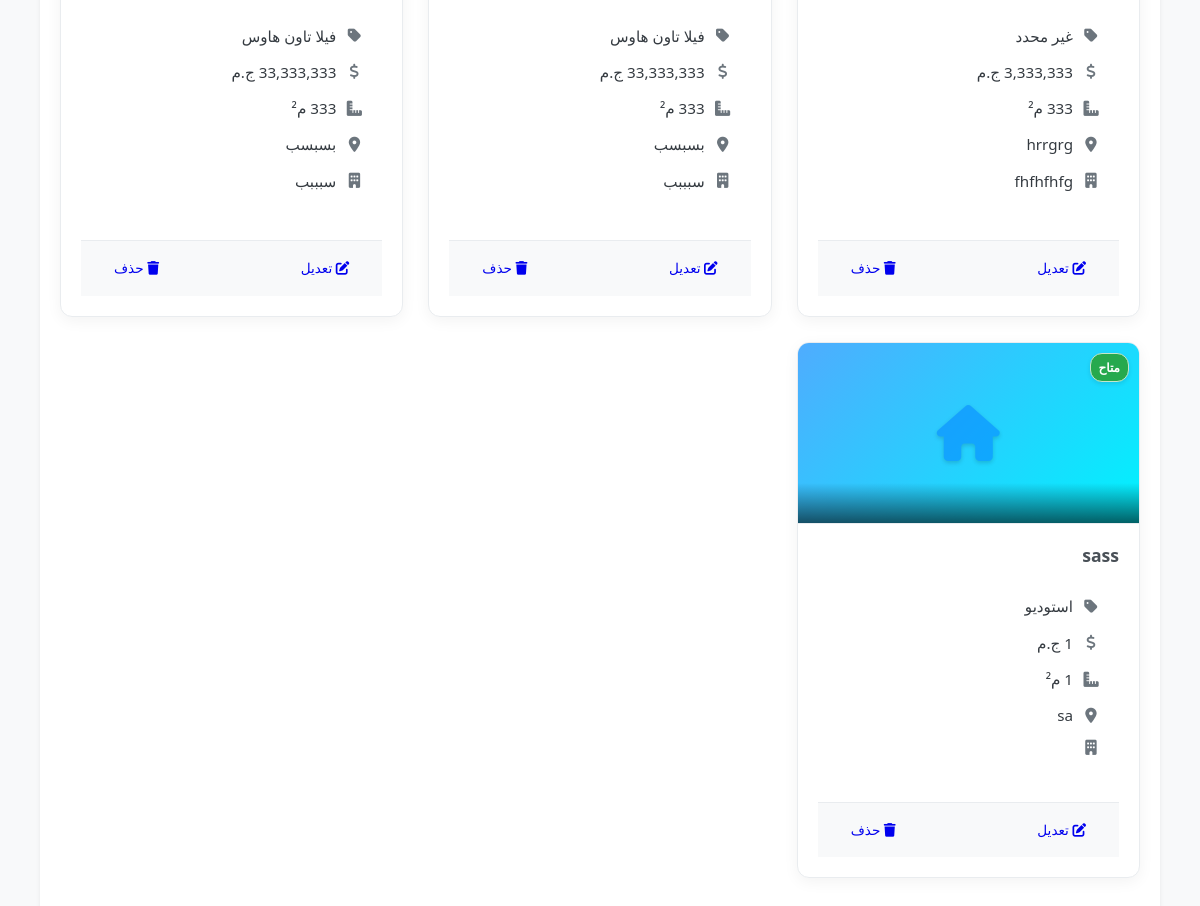
The app's page /index_properties.php?view=card (signed in, lower part), older data.
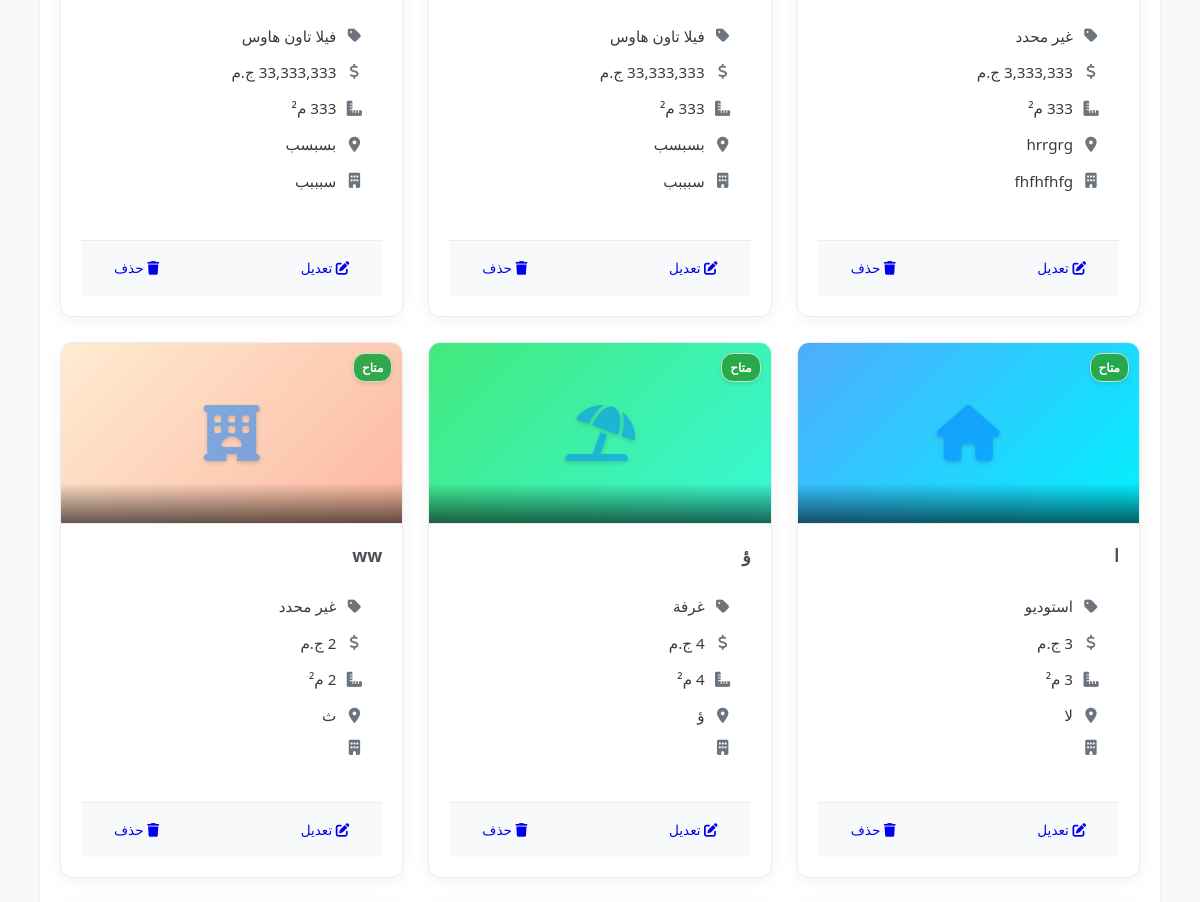
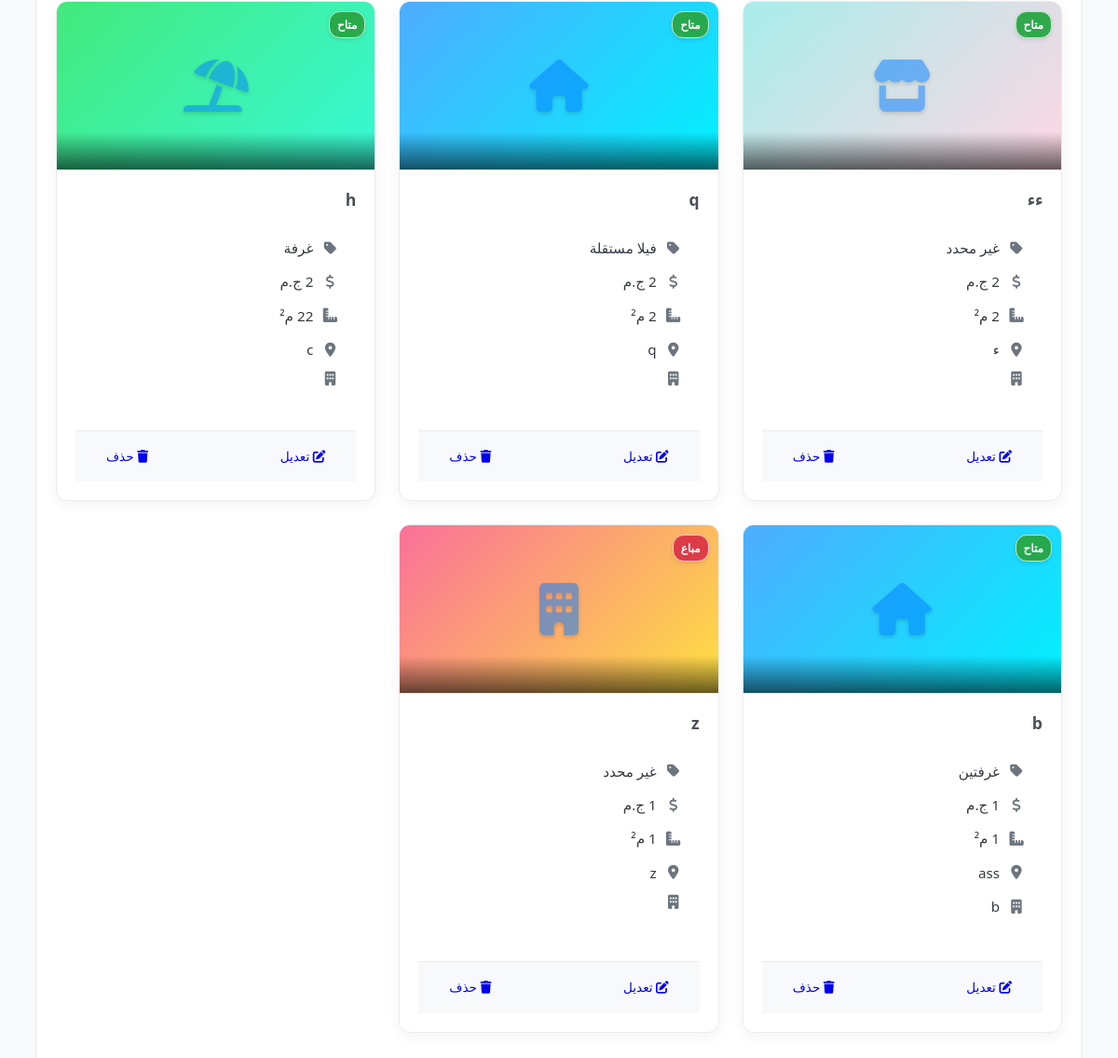
The same page, newer data (2 pictures, top to bottom).
### tables this page shows
CREATE TABLE `properties` (
  `PropertyID` int(11) NOT NULL,
  `PropertyTypeID` int(11) NOT NULL COMMENT 'FK to PropertyTypes',
  `Title` varchar(255) NOT NULL,
  `Description` text DEFAULT NULL,
  `Location` varchar(255) DEFAULT NULL,
  `Price` decimal(15,2) DEFAULT NULL,
  `Area` decimal(10,2) DEFAULT NULL,
  `Bedrooms` int(11) DEFAULT NULL,
  `Bathrooms` int(11) DEFAULT NULL,
  `Status` enum('available','sold','rented','unavailable') DEFAULT 'available',
  `DateAdded` timestamp NULL DEFAULT current_timestamp(),
  `EmployeeID` int(11) DEFAULT NULL COMMENT 'FK to Employees who added it',
  `unit_design_id` int(11) DEFAULT NULL COMMENT 'FK to PropertyUnitDesigns',
  `finishing_type_id` int(11) DEFAULT NULL COMMENT 'FK to PropertyFinishingTypes',
  `compound_area` decimal(12,2) DEFAULT NULL,
  `down_payment_percentage` decimal(5,2) DEFAULT NULL,
  `payment_years` int(11) DEFAULT NULL,
  `delivery_date` date DEFAULT NULL,
  `ProjectName` varchar(255) DEFAULT NULL,
  `min_price` decimal(15,2) DEFAULT NULL,
  `max_price` decimal(15,2) DEFAULT NULL,
  `min_area` decimal(10,2) DEFAULT NULL,
  `max_area` decimal(10,2) DEFAULT NULL,
  `avg_area` decimal(10,2) DEFAULT NULL,
  `district` varchar(100) DEFAULT NULL,
  `governorate` varchar(100) DEFAULT NULL,
  `company_name` varchar(150) DEFAULT NULL,
  `FloorsCount` int(11) DEFAULT NULL,
  `sales_manager_name` varchar(255) DEFAULT NULL,
  `sales_manager_phone` varchar(50) DEFAULT NULL,
  `salesperson_name` varchar(255) DEFAULT NULL,
  `salesperson_phone` varchar(50) DEFAULT NULL
);

CREATE TABLE `propertyunitdesigns` (
  `DesignID` int(11) NOT NULL,
  `DesignName` varchar(100) NOT NULL
);

### lang/translate.php (called while the page is built, shortened)
<?php
$lang_file = __DIR__ . '/' . $_SESSION['lang'] . '.php';
if (file_exists($lang_file)) {
    $translations = include($lang_file);
} else {
    $translations = include(__DIR__ . '/ar.php');
}
function t($key)
{
    global $translations;
    return isset($translations[$key]) ? $translations[$key] : $key;
}
function get_direction()
{
    return ($_SESSION['lang'] == 'ar') ? 'rtl' : 'ltr';
}
function get_lang_code()
{
    return $_SESSION['lang'];
}

### permissions.php (called while the page is built, shortened)
<?php
function get_user_role() {
    return isset($_SESSION["role"]) ? $_SESSION["role"] : null;
}
function is_manager() {
    return get_user_role() === 'manager';
}
function is_admin() {
    return get_user_role() === 'admin';
}
function can_manage_properties() {
    return is_manager() || is_admin();
}
?>

### index_properties.php (the view, shortened to what the changed rows need)
<?php
require_once __DIR__ . '/lang/translate.php';
require_once __DIR__ . '/db.php';
require_once __DIR__ . '/property_image_helper.php';
require_once 'permissions.php';
$view_mode = isset($_GET['view']) && $_GET['view'] === 'card' ? 'card' : 'table';
$sort_column = isset($_GET['sort']) ? trim($_GET['sort']) : 'DateAdded';
$sort_direction = isset($_GET['direction']) && $_GET['direction'] === 'desc' ? 'desc' : 'asc';
$allowed_sort_columns = [
    'PropertyID' => 'p.PropertyID',
    'DateAdded' => 'p.DateAdded',
    'Price' => 'COALESCE(p.Price, p.min_price)',
    'Area' => 'COALESCE(p.Area, p.avg_area)',
    'ProjectName' => 'p.ProjectName',
    'Title' => 'p.Title',
    'governorate' => 'p.governorate',
    'Status' => 'p.Status'
];
$sql_select = "SELECT p.*, pt.TypeName AS PropertyTypeName, e.FullName AS EmployeeName,
               pud.DesignName AS UnitDesignName, pft.FinishingName AS FinishingTypeName
               FROM Properties p
               LEFT JOIN PropertyTypes pt ON p.PropertyTypeID = pt.PropertyTypeID
               LEFT JOIN Employees e ON p.EmployeeID = e.EmployeeID
               LEFT JOIN PropertyUnitDesigns pud ON p.unit_design_id = pud.DesignID
               LEFT JOIN PropertyFinishingTypes pft ON p.finishing_type_id = pft.FinishingID";
$params = [];
$sql = $sql_select;
$sql .= " ORDER BY " . $allowed_sort_columns[$sort_column] . " " . strtoupper($sort_direction);
$properties = [];
if ($stmt = $conn->prepare($sql)) {
    if ($stmt->execute()) {
        $result = $stmt->get_result();
        while ($row = $result->fetch_assoc()) {
            $properties[] = $row;
        }
    } else {
        error_log("Error executing property query: " . $stmt->error . " | SQL: " . $sql . " | Params: " . print_r($params, true));
        $_SESSION['error_message'] = t('database_error');
    }
} else {
    error_log("Error preparing property query: " . $conn->error . " | SQL: " . $sql);
    $_SESSION['error_message'] = t('db_error_prepare');
}
function formatDisplayPrice($row)
{
    if (!empty($row['Price']) && is_numeric($row['Price'])) {
        return number_format(floatval($row['Price']), 0, '.', ',') . ' ' . t('currency');
    } elseif (!empty($row['min_price']) && is_numeric($row['min_price']) && !empty($row['max_price']) && is_numeric($row['max_price'])) {
        return number_format(floatval($row['min_price']), 0, '.', ',') . ' - ' . number_format(floatval($row['max_price']), 0, '.', ',') . ' ' . t('currency');
    } elseif (!empty($row['min_price']) && is_numeric($row['min_price'])) {
        return t('starts_from') . ' ' . number_format(floatval($row['min_price']), 0, '.', ',') . ' ' . t('currency');
    } elseif (!empty($row['max_price']) && is_numeric($row['max_price'])) {
        return t('up_to') . ' ' . number_format(floatval($row['max_price']), 0, '.', ',') . ' ' . t('currency');
    }
    return t('price_not_specified');
}
function formatDisplayArea($row)
{
    if (!empty($row['Area']) && is_numeric($row['Area'])) {
        return number_format(floatval($row['Area']), 0, '.', ',') . ' ' . t('sqm');
    } elseif (!empty($row['min_area']) && is_numeric($row['min_area']) && !empty($row['max_area']) && is_numeric($row['max_area'])) {
        return number_format(floatval($row['min_area']), 0, '.', ',') . ' - ' . number_format(floatval($row['max_area']), 0, '.', ',') . ' ' . t('sqm');
    } elseif (!empty($row['min_area']) && is_numeric($row['min_area'])) {
        return t("starts_from") . " " . number_format(floatval($row["min_area"]), 0, ".", ",") . " " . t("sqm");
    } elseif (!empty($row['max_area']) && is_numeric($row['max_area'])) {
        return t("up_to") . " " . number_format(floatval($row["max_area"]), 0, ".", ",") . " " . t("sqm");
    }
    return t('area_not_specified');
}
?>
<!DOCTYPE html>
<html lang="<?php echo get_lang_code(); ?>" dir="<?php echo get_direction(); ?>">
<head>
    <link rel="stylesheet" href="modern_styles.css">
    <?php if (get_direction() === 'rtl'): ?>
        <link rel="stylesheet" href="rtl_styles.css">
    <?php endif; ?>
    <link rel="stylesheet" href="enhanced_property_table_styles.css">
    <link rel="stylesheet" href="clickable_rows.css">
    <link rel="stylesheet" href="property_card_styles.css">
    <link rel="stylesheet" href="https://cdnjs.cloudflare.com/ajax/libs/font-awesome/6.0.0-beta3/css/all.min.css">
</head>
<body>
<div class="container">
    <?php if (empty($properties)): ?>
        <div class="no-properties">
            <i class="fas fa-search"></i>
            <h3><?php echo t('no_properties_found'); ?></h3>
            <p><?php echo t('no_properties_matching_filters'); ?></p>
        </div>
    <?php elseif ($view_mode === 'card'): ?>
        <div class="property-cards">
            <?php foreach ($properties as $property): ?>
                <div class="property-card" data-property-id="<?php echo $property['PropertyID']; ?>" data-property-type="<?php echo $property['PropertyTypeID']; ?>">
                    <div class="property-image">
                        <?php echo generatePropertyCardImageHTML($property, $conn); ?>
                        <div class="property-status-badge status-<?php echo $property['Status']; ?>">
                            <?php echo t('status_' . $property['Status']); ?>
                        </div>
                    </div>
                    <div class="property-content">
                        <div class="property-title">
                            <?php echo htmlspecialchars($property['ProjectName'] ?: $property['Title'] ?: t('undefined')); ?>
                        </div>
                        <div class="property-details">
                            <div class="property-info">
                                <i class="fas fa-tag"></i>
                                <span><?php echo htmlspecialchars($property['UnitDesignName'] ?? t('undefined')); ?></span>
                            </div>
                            <div class="property-info">
                                <i class="fas fa-dollar-sign"></i>
                                <span><?php echo formatDisplayPrice($property); ?></span>
                            </div>
                            <div class="property-info">
                                <i class="fas fa-ruler-combined"></i>
                                <span><?php echo formatDisplayArea($property); ?></span>
                            </div>
                            <div class="property-info">
                                <i class="fas fa-map-marker-alt"></i>
                                <span><?php echo htmlspecialchars($property['governorate'] ?: t('undefined')); ?></span>
                            </div>
                            <div class="property-info">
                                <i class="fas fa-building"></i>
                                <span><?php echo htmlspecialchars($property['company_name'] ?? t('undefined')); ?></span>
                            </div>
                        </div>
                        <div class="property-actions">
                            <?php if (can_manage_properties()): ?>
                            <a href="edit_property.php?id=<?php echo $property['PropertyID']; ?>" class="btn btn-sm btn-warning">
                                <i class="fas fa-edit"></i> <?php echo t('edit'); ?>
                            </a>
                            <a href="delete_property.php?id=<?php echo $property['PropertyID']; ?>" class="btn btn-sm btn-danger" onclick="return confirm('<?php echo t('confirm_delete_property'); ?>');">
                                <i class="fas fa-trash"></i> <?php echo t('delete'); ?>
                            </a>
                            <?php endif; ?>
                        </div>
                    </div>
                </div>
            <?php endforeach; ?>
        </div>
    <?php endif; ?>
</div>
</body>
</html>

### property_image_helper.php (shortened to what the changed rows need)
<?php
function getPropertyCardImage($property_id, $conn) {
    $sql = "SELECT file_path FROM property_images WHERE property_id = ? AND is_primary = 1 LIMIT 1";
    if ($stmt = $conn->prepare($sql)) {
        $stmt->bind_param("i", $property_id);
        $stmt->execute();
        $result = $stmt->get_result();
        if ($result->num_rows === 1) {
            $row = $result->fetch_assoc();
            return $row['file_path'];
        }
    }
    $sql = "SELECT file_path FROM property_images WHERE property_id = ? ORDER BY upload_date ASC LIMIT 1";
    if ($stmt = $conn->prepare($sql)) {
        $stmt->bind_param("i", $property_id);
        $stmt->execute();
        $result = $stmt->get_result();
    }
    return null;
}
function getPropertyTypeIcon($property_type_id) {
    $type_icons = [
        1 => 'fas fa-home',
        2 => 'fas fa-umbrella-beach',
        3 => 'fas fa-building',
        4 => 'fas fa-store',
        5 => 'fas fa-hotel',
        6 => 'fas fa-hospital'
    ];
    return $type_icons[$property_type_id] ?? 'fas fa-landmark';
}
function generatePropertyCardImageHTML($property, $conn) {
    $image_path = getPropertyCardImage($property['PropertyID'], $conn);
    if ($image_path && file_exists($image_path)) {
        return '<img src="' . htmlspecialchars($image_path) . '" alt="Property Image" class="property-card-image">';
    } else {
        $icon_class = getPropertyTypeIcon($property['PropertyTypeID']);
        return '<div class="property-icon-fallback"><i class="' . $icon_class . '"></i></div>';
    }
}
?>

Row changes from the older to the newer data that the page shows:
removed properties: Status "متاح", Title "sass", unit_design.DesignName "استوديو", Price "1 ج.م", Area "1 م²", governorate "sa"
added properties: Status "متاح", ProjectName "ا", unit_design.DesignName "استوديو", Price "3 ج.م", Area "3 م²", governorate "لا"
added properties: Status "متاح", ProjectName "ؤ", unit_design.DesignName "غرفة", Price "4 ج.م", Area "4 م²", governorate "ؤ"
added properties: Status "متاح", Title "ww", UnitDesignName "غير محدد", Price "2 ج.م", Area "2 م²", governorate "ث"
added properties: Status "متاح", ProjectName "ءء", UnitDesignName "غير محدد", Price "2 ج.م", Area "2 م²", governorate "ء"
added properties: Status "متاح", ProjectName "q", unit_design.DesignName "فيلا مستقلة", Price "2 ج.م", Area "2 م²", governorate "q"
added properties: Status "متاح", Title "h", unit_design.DesignName "غرفة", Price "2 ج.م", Area "22 م²", governorate "c"
added properties: Status "متاح", Title "b", unit_design.DesignName "غرفتين", Price "1 ج.م", Area "1 م²", governorate "ass", company_name "b"
added properties: Status "مباع", ProjectName "z", UnitDesignName "غير محدد", Price "1 ج.م", Area "1 م²", governorate "z"
